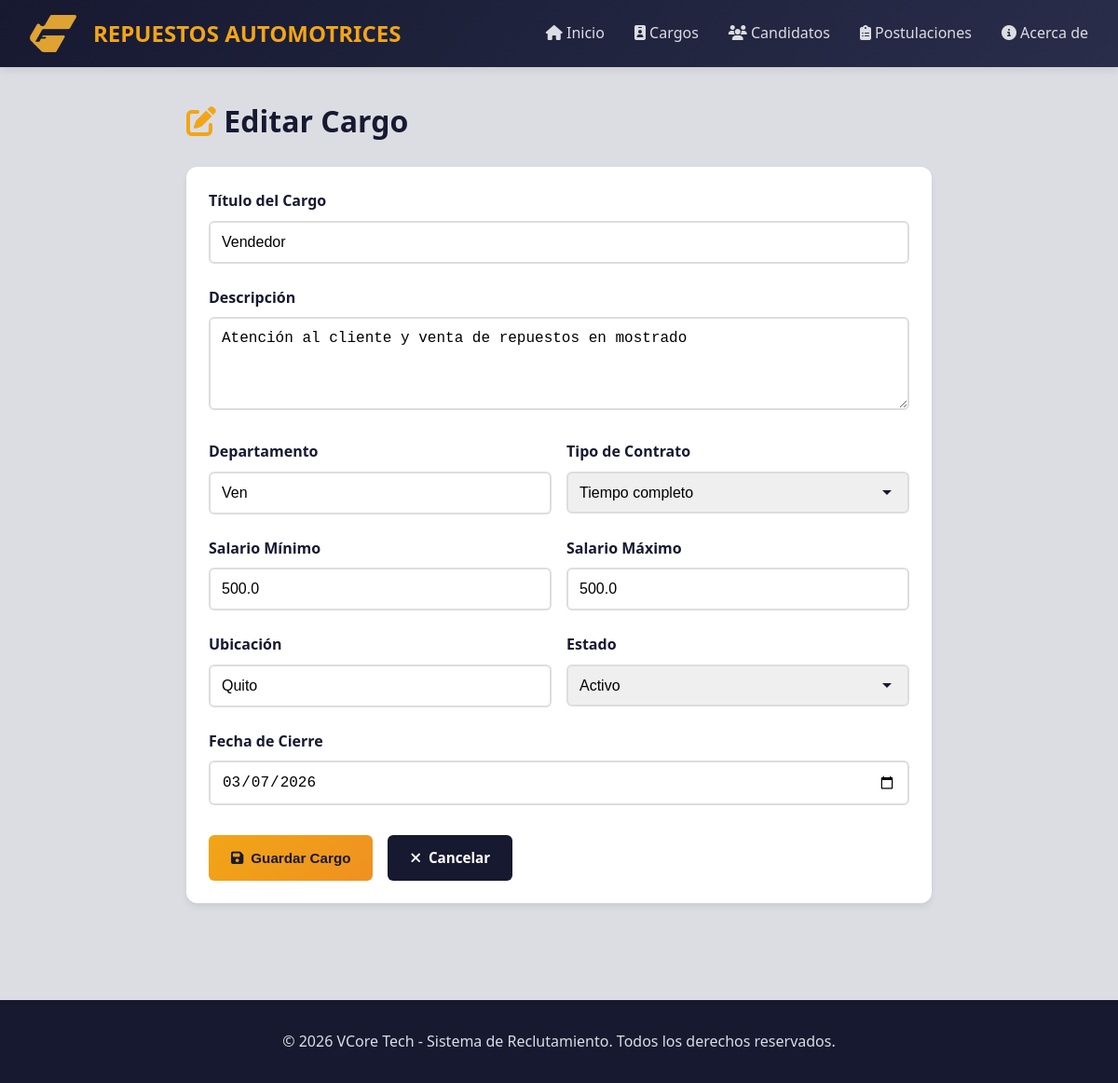
Screenshot of /cargos/2/editar with the database file from the repository.
### tables this page shows
CREATE TABLE cargos (
                    id INTEGER PRIMARY KEY AUTOINCREMENT,
                    titulo TEXT NOT NULL,
                    descripcion TEXT,
                    departamento TEXT NOT NULL,
                    salario_minimo REAL,
                    salario_maximo REAL,
                    tipo_contrato TEXT CHECK(tipo_contrato IN ('Tiempo completo', 'Medio tiempo', 'Freelance', 'Prácticas')),
                    ubicacion TEXT,
                    estado TEXT DEFAULT 'Activo' CHECK(estado IN ('Activo', 'Cerrado', 'Pausado')),
                    fecha_creacion TIMESTAMP DEFAULT CURRENT_TIMESTAMP,
                    fecha_cierre DATE
                );

### app.py (the view, shortened to what this page needs)
@app.route('/cargos/<int:id>/editar', methods=['GET', 'POST'])
def editar_cargo(id):
    cargo = Cargo.get_by_id(id)
    if not cargo:
        flash('Cargo no encontrado', 'error')
        return redirect(url_for('lista_cargos'))
    form = CargoForm(obj=cargo)
    return render_template('cargos/formulario.html', form=form, titulo='Editar Cargo', cargo=cargo)

### app.py (called while the page is built)
@app.before_request
def init_db():
    if not hasattr(app, 'db_initialized'):
        db.init_database()
        app.db_initialized = True

@app.context_processor
def inject_globals():
    return {
        'colors': Config.COLORS,
        'formatear_fecha': formatear_fecha
    }

### database.py (called while the page is built)
    @contextmanager
    def get_connection(self):
        conn = sqlite3.connect(self.db_path)
        conn.row_factory = sqlite3.Row
        try:
            yield conn
            conn.commit()
        except Exception as e:
            conn.rollback()
            raise e
        finally:
            conn.close()

### models.py (called while the page is built)
    @classmethod
    def from_row(cls, row: sqlite3.Row) -> 'Cargo':
        fecha_cierre = row['fecha_cierre']
        if fecha_cierre and isinstance(fecha_cierre, str):
            try:
                fecha_cierre = datetime.strptime(fecha_cierre, '%Y-%m-%d').date()
            except ValueError:
                fecha_cierre = None
        return cls(
            id=row['id'],
            titulo=row['titulo'],
            descripcion=row['descripcion'],
            departamento=row['departamento'],
            salario_minimo=row['salario_minimo'] or 0.0,
            salario_maximo=row['salario_maximo'] or 0.0,
            tipo_contrato=row['tipo_contrato'],
            ubicacion=row['ubicacion'],
            estado=row['estado'],
            fecha_creacion=row['fecha_creacion'],
            fecha_cierre=fecha_cierre
        )

    @classmethod
    def get_by_id(cls, id: int) -> Optional['Cargo']:
        with db.get_connection() as conn:
            cursor = conn.cursor()
            cursor.execute('SELECT * FROM cargos WHERE id = ?', (id,))
            row = cursor.fetchone()
            return cls.from_row(row) if row else None

### templates/cargos/formulario.html (shortened to what this page needs)
{% extends "base.html" %}
{% block content %}
<div class="fade-in" style="max-width: 800px; margin: 0 auto;">
    <h1 style="color: var(--color-dark); margin-bottom: 1.5rem;">
        <i class="fas fa-{{ 'edit' if cargo else 'plus-circle' }}" style="color: var(--color-primary);"></i>
        {{ titulo }}
    </h1>
    <div class="card">
        <form method="POST">
            <div class="form-group">
                {{ form.titulo.label(class="form-label") }}
                {{ form.titulo(class="form-control") }}
            </div>
            <div class="form-group">
                {{ form.descripcion.label(class="form-label") }}
                {{ form.descripcion(class="form-control", rows="4", placeholder="Describe las responsabilidades y requisitos...") }}
            </div>
            <div style="display: grid; grid-template-columns: 1fr 1fr; gap: 1rem;">
                <div class="form-group">
                    {{ form.departamento.label(class="form-label") }}
                    {{ form.departamento(class="form-control") }}
                </div>
                <div class="form-group">
                    {{ form.tipo_contrato.label(class="form-label") }}
                    {{ form.tipo_contrato(class="form-control form-select") }}
                </div>
            </div>
            <div style="display: grid; grid-template-columns: 1fr 1fr; gap: 1rem;">
                <div class="form-group">
                    {{ form.salario_minimo.label(class="form-label") }}
                    {{ form.salario_minimo(class="form-control", placeholder="0.00") }}
                </div>
                <div class="form-group">
                    {{ form.salario_maximo.label(class="form-label") }}
                    {{ form.salario_maximo(class="form-control", placeholder="0.00") }}
                </div>
            </div>
            <div style="display: grid; grid-template-columns: 1fr 1fr; gap: 1rem;">
                <div class="form-group">
                    {{ form.ubicacion.label(class="form-label") }}
                    {{ form.ubicacion(class="form-control", placeholder="Ciudad, País o Remoto") }}
                </div>
                <div class="form-group">
                    {{ form.estado.label(class="form-label") }}
                    {{ form.estado(class="form-control form-select") }}
                </div>
            </div>
            <div class="form-group">
                {{ form.fecha_cierre.label(class="form-label") }}
                {{ form.fecha_cierre(class="form-control") }}
            </div>
            <div style="display: flex; gap: 1rem; margin-top: 2rem;">
                <button type="submit" class="btn btn-primary">
                    <i class="fas fa-save"></i> Guardar Cargo
                </button>
                <a href="{{ url_for('lista_cargos') }}" class="btn btn-secondary">
                    <i class="fas fa-times"></i> Cancelar
                </a>
            </div>
        </form>
    </div>
</div>
{% endblock %}

### static/css/styles.css (style rules this page uses)
:root { --color-primary: #f2a517; --color-secondary: #ef9120; --color-dark: #161930; --color-light: #dcdde3; --color-white: #ffffff; --color-success: #28a745; --color-danger: #dc3545; --color-warning: #ffc107; --color-info: #17a2b8; }
* { margin: 0; padding: 0; box-sizing: border-box; }
body { font-family: 'Segoe UI', Tahoma, Geneva, Verdana, sans-serif; background-color: var(--color-light); color: var(--color-dark); line-height: 1.6; }
.card { background: var(--color-white); border-radius: 12px; box-shadow: 0 4px 6px rgba(0,0,0,0.07); padding: 1.5rem; margin-bottom: 1.5rem; transition: transform 0.2s, box-shadow 0.2s; }
.btn { display: inline-flex; align-items: center; gap: 0.5rem; padding: 0.75rem 1.5rem; border: none; border-radius: 6px; font-weight: 600; cursor: pointer; text-decoration: none; transition: all 0.3s; font-size: 0.95rem; }
.btn-primary { background: linear-gradient(135deg, var(--color-primary) 0%, var(--color-secondary) 100%); color: var(--color-dark); }
.btn-secondary { background-color: var(--color-dark); color: var(--color-white); }
.form-group { margin-bottom: 1.5rem; }
.form-label { display: block; margin-bottom: 0.5rem; font-weight: 600; color: var(--color-dark); }
.form-control { width: 100%; padding: 0.75rem; border: 2px solid #ddd; border-radius: 6px; font-size: 1rem; transition: border-color 0.3s; }
.form-select { appearance: none; background-repeat: no-repeat; background-position: right 1rem center; padding-right: 2.5rem; }
.fade-in { animation: fadeIn 0.5s ease-out; }

### rows the page displays
cargos: titulo "Vendedor", descripcion "Atención al cliente y venta de repuestos en mostrado", departamento "Ven", tipo_contrato "Tiempo completo", salario_minimo "500.0", salario_maximo "500.0", ubicacion "Quito", estado "Activo", fecha_cierre "03/07/2026"

### other values shown
{{ titulo }} "Editar Cargo"
